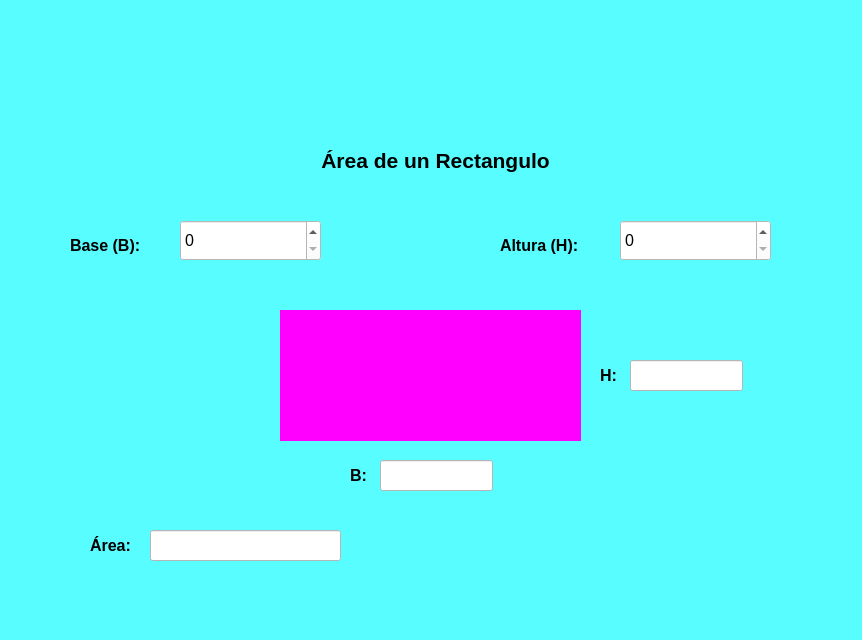
<?xml version="1.0" encoding="UTF-8"?>
<ui version="4.0">
 <class>MainWindow</class>
 <widget class="QMainWindow" name="MainWindow">
  <property name="geometry">
   <rect>
    <x>0</x>
    <y>0</y>
    <width>862</width>
    <height>640</height>
   </rect>
  </property>
  <property name="windowTitle">
   <string>MainWindow</string>
  </property>
  <property name="toolTip">
   <string/>
  </property>
  <property name="statusTip">
   <string>Pulsa el Rectangulo para conocer el Área</string>
  </property>
  <property name="styleSheet">
   <string notr="true">background-color: rgb(88, 253, 255);</string>
  </property>
  <widget class="QWidget" name="centralwidget">
   <widget class="QLabel" name="label">
    <property name="geometry">
     <rect>
      <x>60</x>
      <y>10</y>
      <width>751</width>
      <height>101</height>
     </rect>
    </property>
    <property name="text">
     <string/>
    </property>
    <property name="pixmap">
     <pixmap resource="recursos_proyecto.qrc">:/LOGOS/Imagenes/uat.png</pixmap>
    </property>
    <property name="scaledContents">
     <bool>true</bool>
    </property>
   </widget>
   <widget class="QLabel" name="label_2">
    <property name="geometry">
     <rect>
      <x>670</x>
      <y>450</y>
      <width>131</width>
      <height>121</height>
     </rect>
    </property>
    <property name="text">
     <string/>
    </property>
    <property name="pixmap">
     <pixmap resource="recursos_proyecto.qrc">:/LOGOS/Imagenes/pngegg.png</pixmap>
    </property>
    <property name="scaledContents">
     <bool>true</bool>
    </property>
   </widget>
   <widget class="QLabel" name="img">
    <property name="geometry">
     <rect>
      <x>280</x>
      <y>310</y>
      <width>301</width>
      <height>131</height>
     </rect>
    </property>
    <property name="toolTip">
     <string>Pulsa para conocer el Área</string>
    </property>
    <property name="statusTip">
     <string>Pulsa para conocer el Área</string>
    </property>
    <property name="styleSheet">
     <string notr="true">background-color: rgb(255, 0, 255);</string>
    </property>
    <property name="text">
     <string/>
    </property>
    <property name="pixmap">
     <pixmap>:/Logos/Imagenes/azul.png</pixmap>
    </property>
   </widget>
   <widget class="QLabel" name="label_4">
    <property name="geometry">
     <rect>
      <x>70</x>
      <y>230</y>
      <width>101</width>
      <height>31</height>
     </rect>
    </property>
    <property name="text">
     <string>&lt;html&gt;&lt;head/&gt;&lt;body&gt;&lt;p&gt;&lt;span style=&quot; font-size:12pt; font-weight:600;&quot;&gt;Base (B):&lt;/span&gt;&lt;/p&gt;&lt;/body&gt;&lt;/html&gt;</string>
    </property>
   </widget>
   <widget class="QLabel" name="label_5">
    <property name="geometry">
     <rect>
      <x>500</x>
      <y>230</y>
      <width>111</width>
      <height>31</height>
     </rect>
    </property>
    <property name="text">
     <string>&lt;html&gt;&lt;head/&gt;&lt;body&gt;&lt;p&gt;&lt;span style=&quot; font-size:12pt; font-weight:600;&quot;&gt;Altura (H): &lt;/span&gt;&lt;/p&gt;&lt;/body&gt;&lt;/html&gt;</string>
    </property>
   </widget>
   <widget class="QSpinBox" name="spinBox">
    <property name="geometry">
     <rect>
      <x>620</x>
      <y>220</y>
      <width>151</width>
      <height>41</height>
     </rect>
    </property>
    <property name="font">
     <font>
      <pointsize>12</pointsize>
     </font>
    </property>
    <property name="toolTip">
     <string>Presiona para aumentar o disminuir</string>
    </property>
    <property name="statusTip">
     <string>Presiona para aumentar o disminuir</string>
    </property>
    <property name="styleSheet">
     <string notr="true">background-color: rgb(255, 255, 255);</string>
    </property>
   </widget>
   <widget class="QSpinBox" name="spinBox_2">
    <property name="geometry">
     <rect>
      <x>180</x>
      <y>220</y>
      <width>141</width>
      <height>41</height>
     </rect>
    </property>
    <property name="font">
     <font>
      <pointsize>12</pointsize>
     </font>
    </property>
    <property name="toolTip">
     <string>Presiona para aumentar o disminuir</string>
    </property>
    <property name="statusTip">
     <string>Presiona para aumentar o disminuir</string>
    </property>
    <property name="styleSheet">
     <string notr="true">background-color: rgb(255, 255, 255);</string>
    </property>
   </widget>
   <widget class="QLineEdit" name="txt_base">
    <property name="enabled">
     <bool>false</bool>
    </property>
    <property name="geometry">
     <rect>
      <x>380</x>
      <y>460</y>
      <width>113</width>
      <height>31</height>
     </rect>
    </property>
    <property name="font">
     <font>
      <pointsize>10</pointsize>
     </font>
    </property>
    <property name="toolTip">
     <string>Base</string>
    </property>
    <property name="statusTip">
     <string>Base</string>
    </property>
    <property name="styleSheet">
     <string notr="true">background-color: rgb(255, 255, 255);</string>
    </property>
   </widget>
   <widget class="QLineEdit" name="txt_altura">
    <property name="enabled">
     <bool>false</bool>
    </property>
    <property name="geometry">
     <rect>
      <x>630</x>
      <y>360</y>
      <width>113</width>
      <height>31</height>
     </rect>
    </property>
    <property name="font">
     <font>
      <pointsize>10</pointsize>
     </font>
    </property>
    <property name="toolTip">
     <string>Altura</string>
    </property>
    <property name="statusTip">
     <string>Altura</string>
    </property>
    <property name="styleSheet">
     <string notr="true">background-color: rgb(255, 255, 255);</string>
    </property>
    <property name="text">
     <string/>
    </property>
   </widget>
   <widget class="QLabel" name="label_6">
    <property name="geometry">
     <rect>
      <x>90</x>
      <y>530</y>
      <width>61</width>
      <height>31</height>
     </rect>
    </property>
    <property name="text">
     <string>&lt;html&gt;&lt;head/&gt;&lt;body&gt;&lt;p&gt;&lt;span style=&quot; font-size:12pt; font-weight:600;&quot;&gt;Área:&lt;/span&gt;&lt;/p&gt;&lt;/body&gt;&lt;/html&gt;</string>
    </property>
   </widget>
   <widget class="QLineEdit" name="txt_area">
    <property name="enabled">
     <bool>false</bool>
    </property>
    <property name="geometry">
     <rect>
      <x>150</x>
      <y>530</y>
      <width>191</width>
      <height>31</height>
     </rect>
    </property>
    <property name="font">
     <font>
      <pointsize>10</pointsize>
     </font>
    </property>
    <property name="styleSheet">
     <string notr="true">background-color: rgb(255, 255, 255);</string>
    </property>
   </widget>
   <widget class="QLabel" name="label_8">
    <property name="geometry">
     <rect>
      <x>350</x>
      <y>460</y>
      <width>21</width>
      <height>31</height>
     </rect>
    </property>
    <property name="text">
     <string>&lt;html&gt;&lt;head/&gt;&lt;body&gt;&lt;p&gt;&lt;span style=&quot; font-size:12pt; font-weight:600;&quot;&gt;B:&lt;/span&gt;&lt;/p&gt;&lt;/body&gt;&lt;/html&gt;</string>
    </property>
   </widget>
   <widget class="QLabel" name="label_9">
    <property name="geometry">
     <rect>
      <x>600</x>
      <y>360</y>
      <width>21</width>
      <height>31</height>
     </rect>
    </property>
    <property name="text">
     <string>&lt;html&gt;&lt;head/&gt;&lt;body&gt;&lt;p&gt;&lt;span style=&quot; font-size:12pt; font-weight:600;&quot;&gt;H:&lt;/span&gt;&lt;/p&gt;&lt;/body&gt;&lt;/html&gt;</string>
    </property>
   </widget>
   <widget class="QLabel" name="label_7">
    <property name="geometry">
     <rect>
      <x>270</x>
      <y>140</y>
      <width>331</width>
      <height>41</height>
     </rect>
    </property>
    <property name="text">
     <string>&lt;html&gt;&lt;head/&gt;&lt;body&gt;&lt;p align=&quot;center&quot;&gt;&lt;span style=&quot; font-size:16pt; font-weight:600;&quot;&gt;Área de un Rectangulo&lt;/span&gt;&lt;/p&gt;&lt;/body&gt;&lt;/html&gt;</string>
    </property>
   </widget>
  </widget>
  <widget class="QMenuBar" name="menubar">
   <property name="geometry">
    <rect>
     <x>0</x>
     <y>0</y>
     <width>862</width>
     <height>21</height>
    </rect>
   </property>
  </widget>
  <widget class="QStatusBar" name="statusbar"/>
 </widget>
 <resources>
  <include location="../PIP_1_Unidad2_Tareas/recursos_proyecto.qrc"/>
  <include location="recursos_proyecto.qrc"/>
 </resources>
 <connections/>
</ui>
